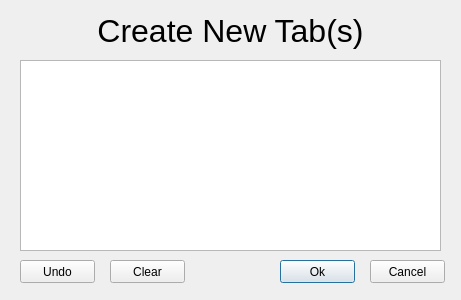
<?xml version="1.0" encoding="UTF-8"?>
<ui version="4.0">
 <class>GUI_CREATE_NEW_TABS</class>
 <widget class="QDialog" name="GUI_CREATE_NEW_TABS">
  <property name="geometry">
   <rect>
    <x>0</x>
    <y>0</y>
    <width>461</width>
    <height>300</height>
   </rect>
  </property>
  <property name="windowTitle">
   <string>Create Tabs</string>
  </property>
  <widget class="QLabel" name="Title_Label">
   <property name="geometry">
    <rect>
     <x>0</x>
     <y>10</y>
     <width>461</width>
     <height>41</height>
    </rect>
   </property>
   <property name="font">
    <font>
     <pointsize>24</pointsize>
    </font>
   </property>
   <property name="text">
    <string>Create New Tab(s)</string>
   </property>
   <property name="alignment">
    <set>Qt::AlignCenter</set>
   </property>
  </widget>
  <widget class="QPushButton" name="Cancel_Button">
   <property name="geometry">
    <rect>
     <x>370</x>
     <y>260</y>
     <width>75</width>
     <height>23</height>
    </rect>
   </property>
   <property name="text">
    <string>Cancel</string>
   </property>
   <property name="autoDefault">
    <bool>false</bool>
   </property>
  </widget>
  <widget class="QPushButton" name="OK_Button">
   <property name="geometry">
    <rect>
     <x>280</x>
     <y>260</y>
     <width>75</width>
     <height>23</height>
    </rect>
   </property>
   <property name="text">
    <string>Ok</string>
   </property>
  </widget>
  <widget class="QPushButton" name="Clear_Button">
   <property name="geometry">
    <rect>
     <x>110</x>
     <y>260</y>
     <width>75</width>
     <height>23</height>
    </rect>
   </property>
   <property name="text">
    <string>Clear</string>
   </property>
   <property name="autoDefault">
    <bool>false</bool>
   </property>
  </widget>
  <widget class="QPlainTextEdit" name="CreateNewTabs_PlainText">
   <property name="geometry">
    <rect>
     <x>20</x>
     <y>60</y>
     <width>421</width>
     <height>191</height>
    </rect>
   </property>
  </widget>
  <widget class="QPushButton" name="Undo_Button">
   <property name="geometry">
    <rect>
     <x>20</x>
     <y>260</y>
     <width>75</width>
     <height>23</height>
    </rect>
   </property>
   <property name="text">
    <string>Undo</string>
   </property>
   <property name="autoDefault">
    <bool>false</bool>
   </property>
  </widget>
 </widget>
 <resources/>
 <connections/>
</ui>
